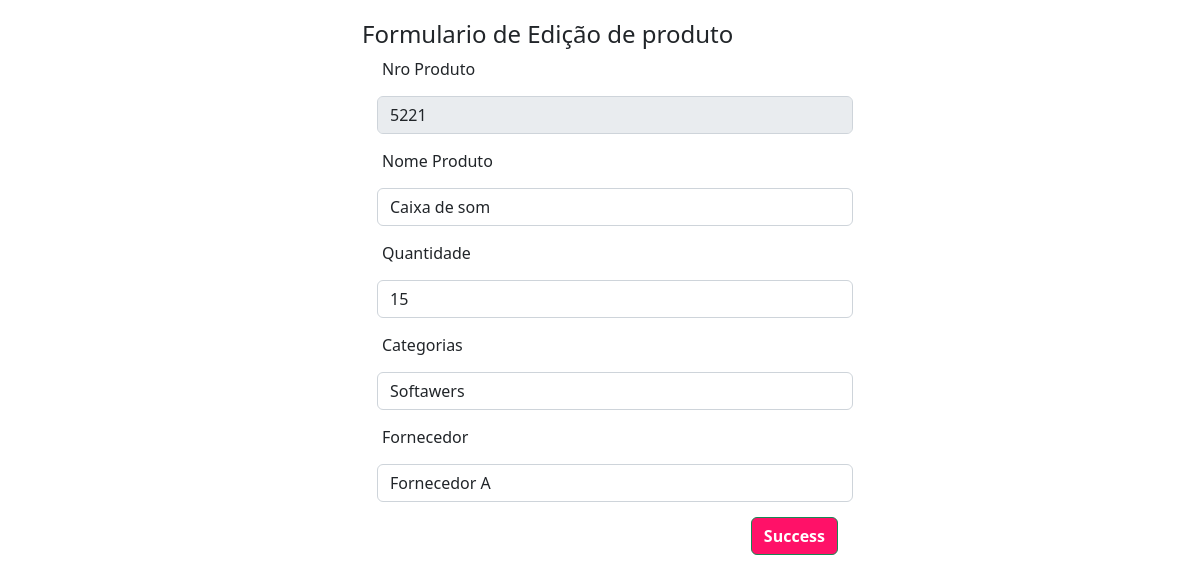
The app's page /editar_produto.php?id=8 with its own data.
### tables this page shows
CREATE TABLE IF NOT EXISTS `estoque` (
  `id_estoque` int(11) NOT NULL AUTO_INCREMENT,
  `nroproduto` int(11) NOT NULL,
  `nomeproduto` varchar(200) NOT NULL,
  `categoria` varchar(200) NOT NULL,
  `quantidade` int(11) NOT NULL,
  `fornecedor` varchar(200) NOT NULL,
  PRIMARY KEY (`id_estoque`)
);

### editar_produto.php (the view, shortened to what this page needs)
<?php
include "conexao.php";
$id = $_GET['id'];
$sql = "SELECT * FROM estoque WHERE id_estoque = $id ";
$edit = mysqli_query($conexao, $sql);
while($array = mysqli_fetch_array($edit)){
	$categoria = $array['categoria'];
	$fornecedor = $array['fornecedor'];
	?>
	<!DOCTYPE html>
	<html>
	<head>
		<link href="https://cdn.jsdelivr.net/npm/bootstrap@5.2.3/dist/css/bootstrap.min.css" rel="stylesheet">
	</head>
	<body>
		<div id="TamanhoContainer" class="container" style="margin-top: 20px">
			<form action="update_produto.php" method="post" style="margin-top: 20px">
				<h4>Formulario de Edição de produto</h4>
				<div class="form-group">
					<label>Nro Produto</label>
					<input type="number" class="form-control"  placeholder="Numero do Produto" name="nroproduto" value="<?php echo $array['nroproduto']?>" disabled>
				</div>
				<div class="form-group">
					<label>Nome Produto</label>
					<input type="text" class="form-control"  placeholder="Nome do Produto" name="nomeproduto" value="<?php echo $array['nomeproduto']?>">
				</div>
				<div class="form-group">
					<label>Quantidade</label>
					<input type="number" class="form-control"  placeholder="Quantidade" name="quantidade" value="<?php echo $array['quantidade']?>">
				</div>
				<div class="form-group">
					<label for="exampleFormControlSelect1">Categorias</label>
					<select class="form-control" name="categoria" value="<?php echo $categoria?>">
						<option>Softawers</option>
						<option>Periféricos</option>					</select>
					</div>
					<div class="form-group">
						<label >Fornecedor</label>
						<select class="form-control" name="fornecedor" value="<?php echo $fornecedor?>">
							<option>Fornecedor A</option>
						</select>
					</div>
					<div style="text-align: right;" >
						<button type="submit" type="button" id="botao" class="btn btn-success">Success</button>
					</div>
				<?php } ?>
			</form>
		</div>
	</body>
	</html>

### editar_produto.php (style rules this page uses)
#TamanhoContainer { width: 500px; }
#botao { background-color: #FF1168; font-weight: bold; }
.form-control { margin: 15px; }
label { margin-left: 20px; }

### records on screen
estoque: nroproduto "5221", nomeproduto "Caixa de som", quantidade "15", categoria "Softawers", fornecedor "Fornecedor A"
